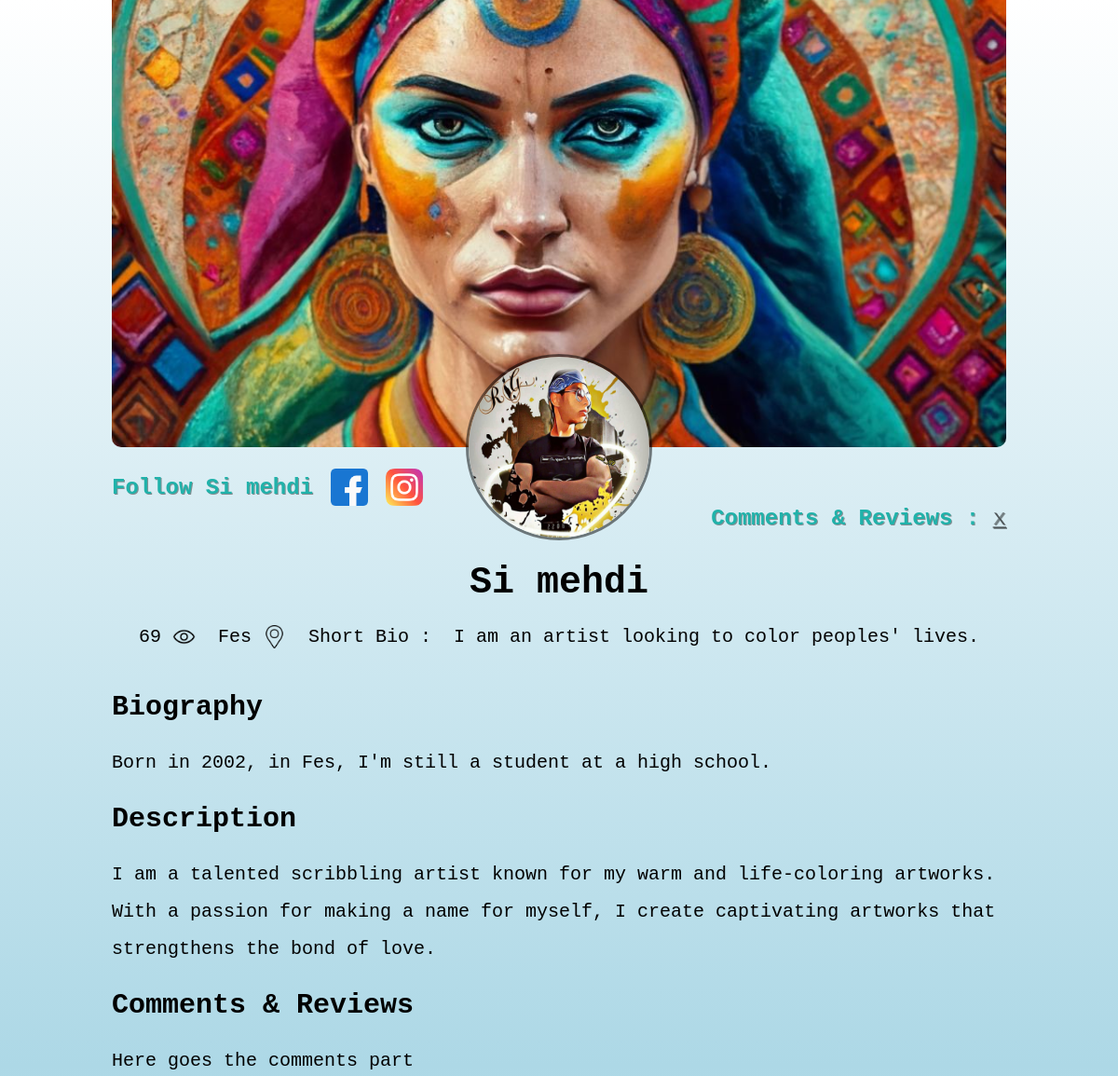
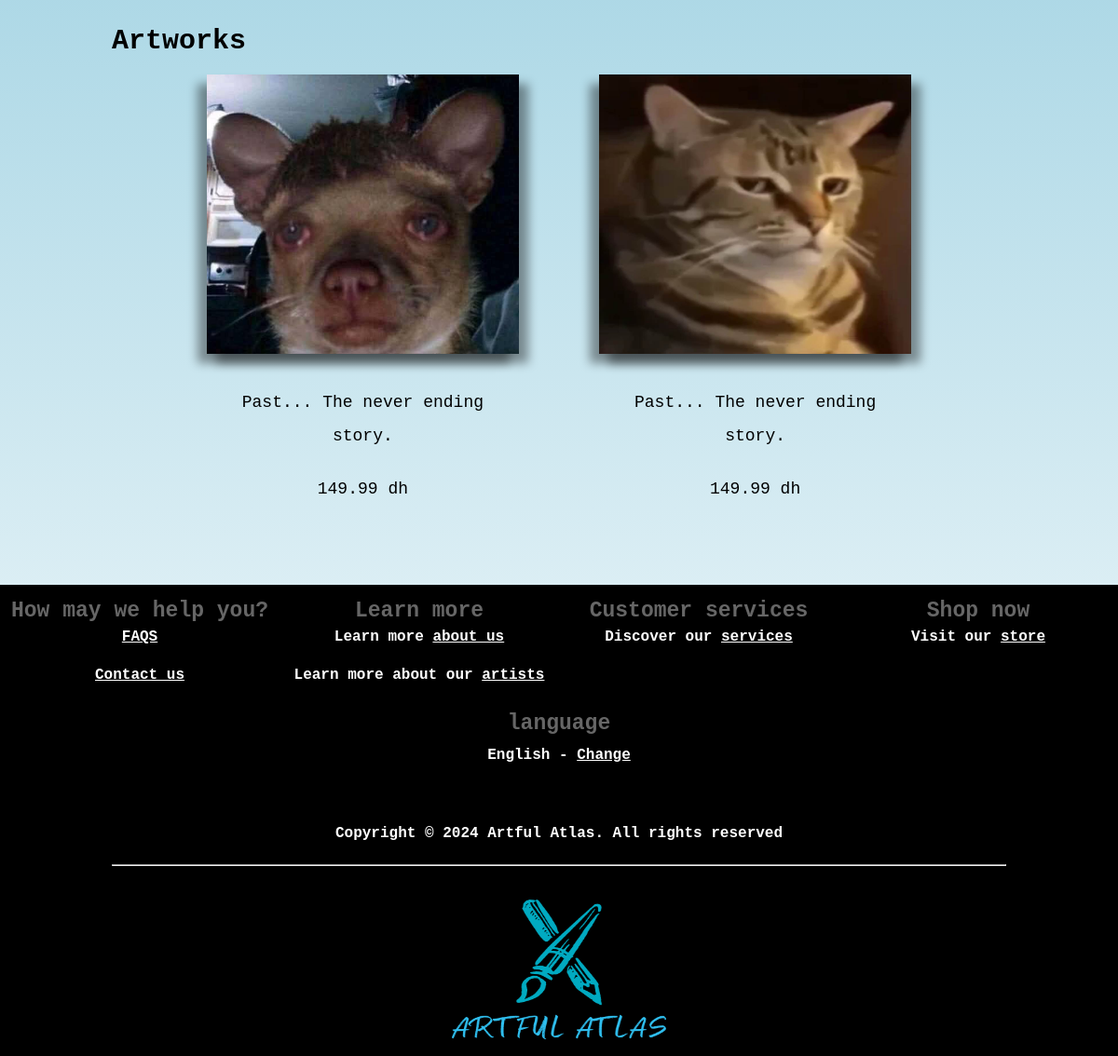
Page /artists/artist45f2afb5hf on the committed database (2 pictures, top to bottom).
### home/models.py (models this page shows, shortened)
class Artist(models.Model):
    aid = ShortUUIDField(unique = True, length = 10, max_length = 30, prefix="artist", alphabet = "abcdefgh123456")
    name = models.CharField(max_length = 200)
    image = models.ImageField(upload_to = user_directory_path, default="artist image")
    profileArtworkImage = models.ImageField(upload_to = user_directory_path, default ="artwork image to be shown in your profile")
    shortBio=models.TextField(max_length=50)
    description = models.TextField(max_length = 300, default = "With an unwavering passion for art, this dedicated enthusiasm aspires to illuminate and enrich the lives of others through the captivating power of creativity...")
    biography = models.TextField(max_length = 300, default ="Born in xxxx, at 'city', I was always eager to paint....")
    city = models.CharField(max_length=100, choices=CITY_CHOICES, default="City you live in")
    address = models.CharField(max_length = 200, default = "25 Jump Street ...", null = True, blank = True)
    chat_resp_time = models.CharField(null = True, blank = True, max_length = 200, default = "Not much!")
    phone = models.CharField(null = True, blank = True, max_length = 200, default = "06 11 22 33 44")
    shipping_time = models.CharField(null = True, blank = True, max_length = 200, default = "not much")
    authentic_rating = models.CharField(null = True, blank = True, max_length = 100, default ="Good")
    days_return = models.CharField(null = True, blank = True, max_length = 200, default ="100")
    warranty_period = models.CharField(max_length = 200)
    technique = models.ManyToManyField(Technique, blank=True)
    style = models.ManyToManyField(Style, blank=True)
    user = models.ForeignKey(User, on_delete = models.SET_NULL, null=True)
    class Meta:
        verbose_name_plural = "Artists"

class Product(models.Model):
    pid = ShortUUIDField(unique = True, length = 10, max_length = 30, prefix="product", alphabet = "abcdefgh123456")
    title = models.CharField(max_length = 200)
    image = models.ImageField(upload_to = user_directory_path)
    description = models.TextField(null = True, blank = True)
    price = models.DecimalField(max_digits=99999, decimal_places=2) # 99999,99
    specifications = models.TextField(null=True, blank = True)
    product_status = models.CharField(choices = STATUS, max_length=10,default = "In review")
    status =models.BooleanField(default = True)
    in_stock = models.BooleanField(default = True)
    featured = models.BooleanField(default = False)
    user = models.ForeignKey(User, on_delete = models.SET_NULL, null=True)
    artist = models.ForeignKey(Artist,on_delete=models.SET_NULL, null=True, related_name="product")
    technique = models.ManyToManyField(Technique, blank=True)
    style = models.ManyToManyField(Style, blank=True)
    sku = ShortUUIDField(unique = True, length = 4, max_length = 20, prefix="sku ", alphabet = "1234567890")
    date = models.DateTimeField(auto_now_add = True)
    updated = models.DateTimeField(null = True, blank = True)
    class Meta:
        verbose_name_plural = "Products"

### home/views.py (the view)
# urls.py: path("artists/<aid>",artist_detail_view, name="artist-details"),
def artist_detail_view(request, aid):
    artist = Artist.objects.get(aid=aid)
    context = {
        "artist": artist,
    }
    return render(request, "artists/artist-details.html",context)

### templates/artists/artist-details.html (shortened to what this page needs)
{% extends 'partials/base.html' %}
{% load static %}
{% block cssFilename %} /static/artist-details-style.css {% endblock cssFilename %}
{% block content %}
    <header id="profile-artwork" style="background-image: url('{{ artist.profileArtworkImage.url }}');" data-image-url="{{ artist.profileArtworkImage.url }}">
        <img class="profile-picture" src="{{ artist.image.url }}" alt="Profile picture">
    </header>
    <section id="media">
        <br>
        <section class="flex">
            <span>Follow {{artist.name}}</span>
            <img class="icons2" src="{% static 'images/icons/facebook-icon.png' %}" alt="">
            <img class="icons2" src="{% static 'images/icons/instagram-icon.png' %}" alt="">
        </section>
        <section class="right">
            <span>Comments & Reviews : <a href="#comments">x</a></span>
        </section>
    </section>
    <h1 style="text-align:center"> {{artist.name}} </h1>
    <br>
    <section class="profile-info">
        <p>69</p> &nbsp;
        <img class="icons" src="{% static 'images/icons/eye.png' %}" alt="Eye Icon">
        <p>{{artist.city}}</p> &nbsp;
        <img class="icons" src="{% static 'images/icons/location.png' %}" alt="Location Icon">
        <p>Short Bio : &nbsp; </p>
        <p>{{artist.shortBio}}</p>
    </section>
    <br>
    <br>
    <section id="profile-details">
        <h1>Biography</h1>
        <br>
        <p>{{artist.biography}}</p>
        <br>
        <h1>Description</h1>
        <br>
        <p>{{artist.description}}</p>
        <br>
        <h1 id="comments">Comments & Reviews</h1>
        <br>
        <p>Here goes the comments part</p>
        <br>
        <h1>Artworks</h1>
        <section class="store">
            {% for p in artist.product.all %}
            {% if p.product_status == "published" %}
                <figure>
                    <a href="/storedetails/1.html">
                        <img class="store-images" src="{{p.image.url}}" alt="">
                    </a>
                <p>Past...  The never ending story.</p>
                <p>149.99 dh</p>
                </figure>
            {% endif %}
            {% endfor %}
        </section>
    </section>
{% endblock content %}

### static/sharedstyle.css (style rules this page uses)
* { margin:0; padding:0; box-sizing:border-box; }
body { background-color:whitesmoke; background-attachment:fixed; background-size:cover; font-family:'Times New Roman', Times, serif; font-family:monospace; background-image:linear-gradient(to bottom, white, lightblue , white); }

### static/artist-details-style.css (style rules this page uses)
body { font-size:x-large; }
#profile-artwork { border-end-end-radius:10px; border-end-start-radius:10px; background-size: cover; background-position:50%; height: 60vh; display: flex; position:relative; cursor:pointer; }
.profile-picture { border-radius: 50%; width: 200px; height: 200px; position: absolute; top:100%; left: 50%; transform: translate(-50%, -50%); border:3px solid rgba(0,0,0,0.5); }
#media { margin-bottom:60px; }
.flex { display:flex; align-items:center; gap:2%; }
.right { float:right; }
span { text-shadow:1px 1px rgba(0,0,0,0.4); font-weight:bolder; color:lightseagreen; font-size:larger; }
.right span a { font-weight:500; color:rgba(0, 0, 0, 0.4); }
.profile-info { display: flex; align-items: center; justify-content:center; flex-wrap: wrap; font-size: 20px; }
.icons { width:25px; height:25px; }
.icons2 { width:40px; height:40px; cursor:pointer; transition:300ms; }
#profile-details p { line-height:200%; }
.store { display:flex; flex-wrap:wrap; justify-content:center; gap:5%; text-align:center; }
.store-images { box-shadow:-10px 10px 10px rgba(0,0,0,0.4), 10px 10px 10px rgba(0,0,0,0.4); width:300px; height:300px; transition:300ms; width:100%; margin-bottom:3%; }
.store figure { font-size:18px; margin:2%; }
.store figure p { padding:3%; }

### rows in the picture
Artist: profileArtworkImage (picture), image (picture), name "Si mehdi", city "Fes", shortBio "I am an artist looking to color peoples' lives.", biography "Born in 2002, in Fes, I'm still a student at a high school.", description "I am a talented scribbling artist known for my warm and life-coloring artworks. With a passion for making a name for myself, I create captivating artworks that strengthens the bond of love."
Product: image (picture)
Product: image (picture)
